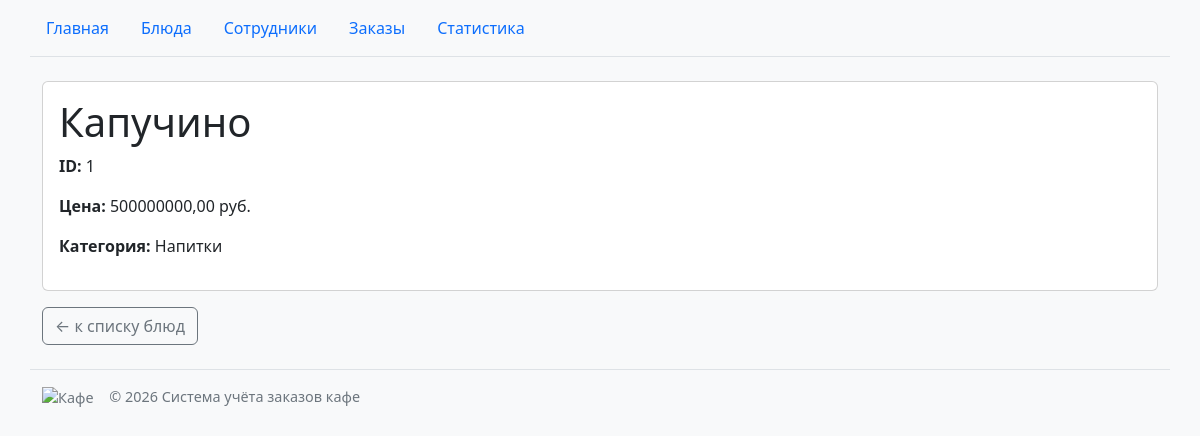
/dishes/1/капучино/, run on the app's committed database.
### dishes/models.py (models this page shows, shortened)
class Dish(models.Model):
    name = models.CharField("Название", max_length=200)
    price = models.DecimalField("Цена", max_digits=12, decimal_places=2)
    category = models.CharField("Категория", max_length=100)
    slug = models.SlugField("Часть адреса", max_length=200, allow_unicode=True, blank=True)
    class Meta:
        verbose_name = "Блюдо"
        verbose_name_plural = "Блюда"

### dishes/views.py (the view)
# urls.py: path("<int:dish_id>/<str:slug>/", views.dish_detail, name="detail_slug"),
def dish_detail(request, dish_id, slug=None):
    if slug is None:
        dish = Dish.objects.filter(pk=dish_id).first()
    else:
        dish = get_object_or_404(Dish, pk=dish_id, slug=slug)
    return render(
        request,
        "dishes/dish_detail.html",
        {"dish": dish},
        status=404 if dish is None else 200,
    )

### cafe/context_processors.py (called while the page is built)
def cafe_info(request):
    return {"cafe_name": "Система учёта заказов кафе"}

### dishes/templates/dishes/dish_detail.html (shortened to what this page needs)
{% extends "base.html" %}
{% block content %}
{% if dish %}
<div class="card">
    <div class="card-body">
        <h1 class="card-title">{{ dish.name }}</h1>
        <p><strong>ID:</strong> {{ dish.id }}</p>
        <p><strong>Цена:</strong> {{ dish.price|floatformat:2 }} руб.</p>
        <p><strong>Категория:</strong> {{ dish.category }}</p>
    </div>
</div>
{% else %}
<h1 class="text-danger">Блюдо не найдено</h1>
<p>Блюдо с указанным идентификатором отсутствует.</p>
{% endif %}
<a href="{% url 'dishes:list' %}" class="btn btn-outline-secondary mt-3">← к списку блюд</a>
{% endblock %}

### homepage/static/homepage/css/style.css (style rules this page uses)
body { background-color: #f8f9fa; }

### data on the page
Dish: name "Капучино", id "1", price "500000000,00", category "Напитки"

### other printed values
{{ cafe_name }} "Система учёта заказов кафе"
